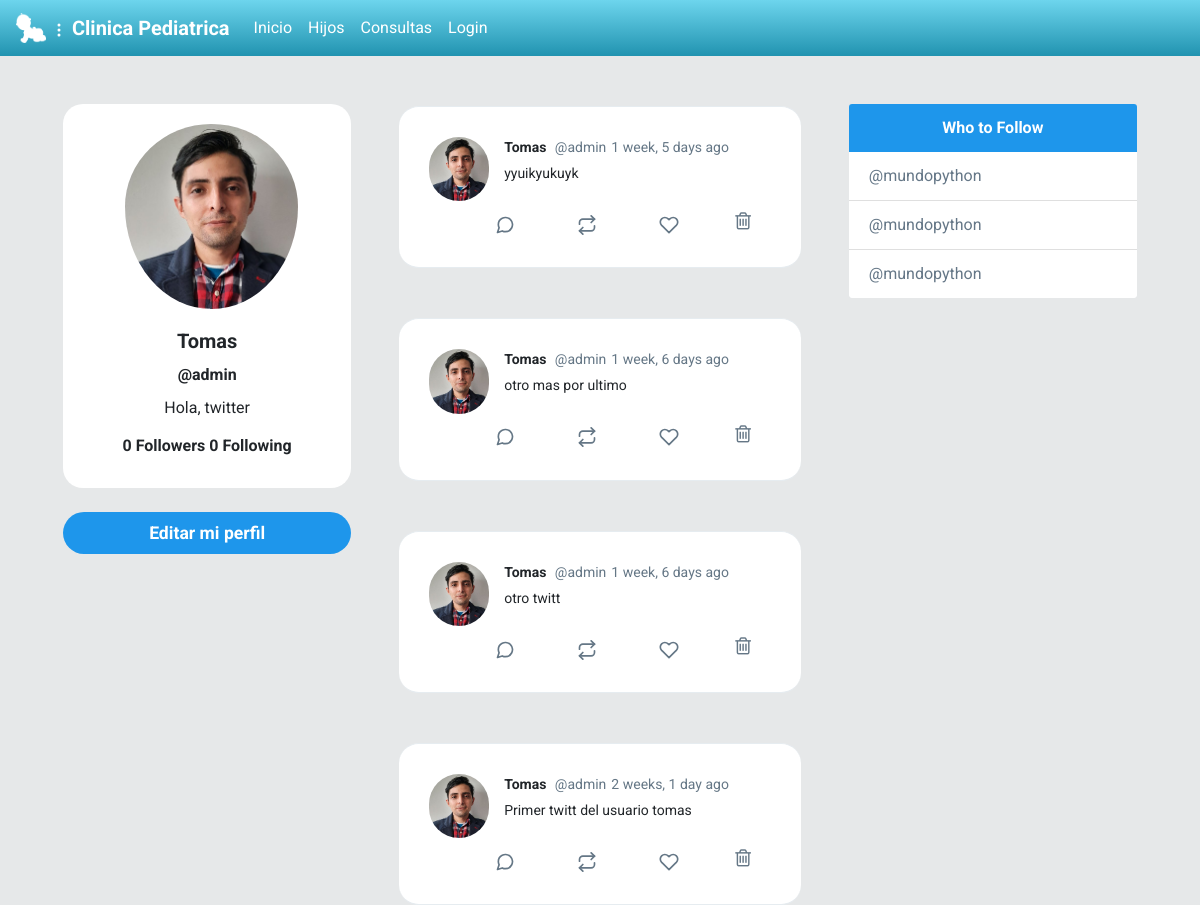
Page /profile/admin/ on the committed database.
### twitter/models.py (models this page shows, shortened)
class Profile(models.Model):
	user = models.OneToOneField(User, on_delete=models.CASCADE)
	bio = models.CharField(default='Hola, twitter', max_length=100)
	image = models.ImageField(default='default.png')
	def following(self):
		user_ids = Relationship.objects.filter(from_user=self.user)\
									.values_list('to_user_id', flat=True)
		return User.objects.filter(id__in=user_ids)
	def followers(self):
		user_ids = Relationship.objects.filter(to_user=self.user)\
									.values_list('from_user_id', flat=True)
		return User.objects.filter(id__in=user_ids)

class Post(models.Model):
	timestamp = models.DateTimeField(default=timezone.now)
	content = models.TextField()
	user = models.ForeignKey(User, on_delete=models.CASCADE, related_name='posts')
	class Meta:
		ordering = ['-timestamp']

### twitter/views.py (the view)
# urls.py: path('profile/<str:username>/', views.profile, name='profile'),
def profile(request, username):
	user = User.objects.get(username=username)
	posts = user.posts.all()
	context = {'user':user, 'posts':posts}
	return render(request, 'twitter/profile.html', context)

### twitter/templates/twitter/profile.html (shortened to what this page needs)
{% extends 'twitter/layout.html' %}
{% load humanize %}
{% block content %}
    <div id="main" class="container-fluid d-flex">
        <div class="sidebar m-5 d-none d-md-block">
            <div class="">
                <div class="card " style="width: 18rem; text-align:center;border-radius: 20px;">
                    <img class="card-img-top rounded-circle"
                        style="width:60%; position: relative;left: 62px;padding-top: 20px;"
                        src="{{ user.profile.image.url }}" alt="Card image cap">
                    <div class="card-body">
                        <h5 class="card-title font-weight-bold">{{ user.first_name }}</h5>
                        <h6 class="card-title font-weight-bold">@{{ user }}</h6>
                        <p class="card-text">{{ user.profile.bio }}</p>
                        <h6 class="card-title font-weight-bold">
                        {{ user.profile.followers.count }} Followers
                        {{ user.profile.following.count }} Following
                        </h6>
                    </div>
                </div>
                <a href="{% url 'editar' %}" id="addATweetLeft" onclick="addTweet()" type="button"
                style="border-radius: 30px; font-size: 1.1rem; font-weight:bold;"
                class="btn btn-lg btn-block mt-4 text-white ">Editar mi perfil</a>
            </div>
        </div>
        <div class="content">
            {% for post in posts %}
            <div id="tweetCards">
                <div class="tweet-wrap" style="border-radius:20px">
                    <div class="tweet-header">
                        <img src="{{ post.user.profile.image.url }}"
                            alt="" class="avator">
                        <div class="tweet-header-info">
                            {{ post.user.first_name }} <span>@{{ post.user }}</span><span>{{ post.timestamp|naturaltime }}
                            </span>
                            <p>{{ post.content }}</p>
                        </div>
                    </div>
                    <div class="tweet-info-counts">
                        <div class="comments">
                            <button style="background: white; border: none;">
                            </button>
                        </div>
                        <div class="retweets">
                            <button style="background: white; border: none;">
                        </button>
                        </div>
                        <div class="likes">
                            <button style="background: white; border: none;">
                            </button>
                        </div>
                        <div class="trash">
                            <a href="#" style="background: white; border: none;">
                                <i class="fa fa-trash-o" style="color:#657786; font-size: 20px" aria-hidden="true"></i>
                            </a>
                        </div>
                    </div>
                </div>
            </div>
            {% endfor %}
        </div>
        <div class="sidebar m-5 d-none d-xl-block">
            <div class="card" style="width: 18rem;">
                <div class="card-header">
                    Who to Follow
                </div>
                <ul class="list-group list-group-flush">
                    <li class="list-group-item"><a href="#" style="text-decoration: none;color: #657787;">@mundopython</a></li>
                    <li class="list-group-item"><a href="#" style="text-decoration: none;color: #657787;">@mundopython</a></li>
                    <li class="list-group-item"><a href="#" style="text-decoration: none;color: #657787;">@mundopython</a></li>
                </ul>
            </div>
        </div>
    </div>
{% endblock content %}

### twitter/static/css/style.css (style rules this page uses)
body { background: #E6E8E9; ; font-family: 'Asap', sans-serif; font-family: 'Roboto', sans-serif; }
img { max-width: 100%; }
.avator { border-radius: 100px; width: 60px; margin-right: 15px; }
.card { border: none; }
.card-header { background-color: #1E96EB ; color: white; text-align: center; font-weight: bold; border: none; }
#main { justify-content: center; }
.tweet-wrap { max-width: 490px; background: #fff; margin: 0 auto; margin-top: 50px; border-radius: 3px; padding: 30px; border-bottom: 1px solid #e6ecf0; border-top: 1px solid #e6ecf0; }
.tweet-header { display: flex; align-items: flex-start; font-size: 14px; }
.tweet-header-info { font-weight: bold; }
.tweet-header-info span { color: #657786; font-weight: normal; margin-left: 5px; }
.tweet-header-info p { font-weight: normal; margin-top: 5px; }
.tweet-info-counts { display: flex; margin-left: 60px; margin-top: 10px; }
.tweet-info-counts div { display: flex; margin-right: 20px; }
.tweet-info-counts div svg { color: #657786; margin-right: 10px; }
.btn { background-color: #1E96EB ; border-style: none; font-weight: bold; color: white; }
a:link { color: #1E96EB ; text-decoration: none; }

### rows in the picture
Post: user.profile.image (picture), user.first_name "Tomas", user "admin", timestamp "1 week, 5 days ago", content "yyuikyukuyk"
Post: user.profile.image (picture), user.first_name "Tomas", user "admin", timestamp "1 week, 6 days ago", content "otro mas por ultimo"
Post: user.profile.image (picture), user.first_name "Tomas", user "admin", timestamp "1 week, 6 days ago", content "otro twitt"
Post: user.profile.image (picture), user.first_name "Tomas", user "admin", timestamp "2 weeks, 1 day ago", content "Primer twitt del usuario tomas"

### other values in the picture
{{ user.first_name }} "Tomas"
{{ user }} "admin"
{{ user.profile.bio }} "Hola, twitter"
{{ user.profile.followers.count }} "0"
{{ user.profile.following.count }} "0"
